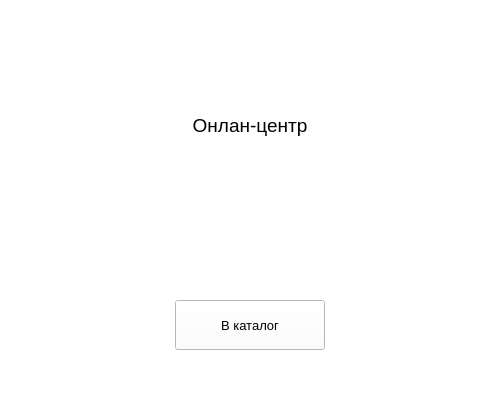
<?xml version="1.0" encoding="UTF-8"?>
<ui version="4.0">
 <class>Form</class>
 <widget class="QWidget" name="Form">
  <property name="geometry">
   <rect>
    <x>0</x>
    <y>0</y>
    <width>500</width>
    <height>400</height>
   </rect>
  </property>
  <property name="font">
   <font>
    <pointsize>14</pointsize>
   </font>
  </property>
  <property name="windowTitle">
   <string>Form</string>
  </property>
  <property name="styleSheet">
   <string notr="true">background-color: rgb(255, 255, 255);</string>
  </property>
  <widget class="QPushButton" name="pushButton">
   <property name="geometry">
    <rect>
     <x>175</x>
     <y>300</y>
     <width>150</width>
     <height>50</height>
    </rect>
   </property>
   <property name="font">
    <font>
     <pointsize>10</pointsize>
    </font>
   </property>
   <property name="text">
    <string>В каталог</string>
   </property>
  </widget>
  <widget class="QLabel" name="label">
   <property name="geometry">
    <rect>
     <x>150</x>
     <y>100</y>
     <width>200</width>
     <height>50</height>
    </rect>
   </property>
   <property name="font">
    <font>
     <pointsize>14</pointsize>
    </font>
   </property>
   <property name="text">
    <string>Онлан-центр</string>
   </property>
   <property name="alignment">
    <set>Qt::AlignCenter</set>
   </property>
  </widget>
 </widget>
 <resources/>
 <connections/>
</ui>
